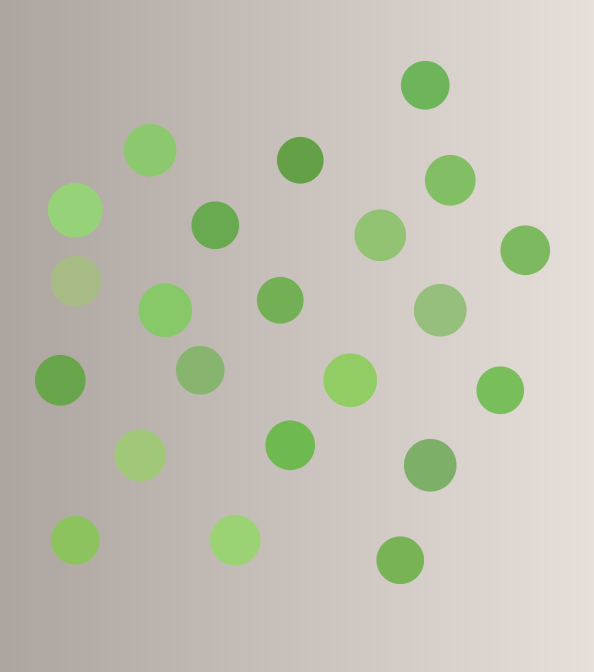
//> input picture lessons/opencv/素材/synth_balls.png, 1187 x 1343 px (shown at 1/2 size)
$ ./2.2-threshold   (built with g++ and OpenCV 4)
//> lines starting //> are read from the running program, lines starting //| are printed output that depends on the picture; after the words box and inside, x2 and y2 are one past the last pixel; in counts of white or black regions, pixels touching at a corner belong together
#include <iostream>
#include <string>

#include <opencv2/core.hpp>
#include <opencv2/imgproc.hpp>
#include <opencv2/imgcodecs.hpp>

namespace {

void add_cell(cv::Mat& panel, const cv::Mat& image, int index,
              const std::string& label, int columns, int cell_width,
              int cell_height) {
    const int label_height = 28;
    const int col = index % columns;
    const int row = index / columns;
    const int x = col * cell_width;
    const int y = row * (cell_height + label_height);
    cv::Mat color;
    if (image.channels() == 1) {
        cv::cvtColor(image, color, cv::COLOR_GRAY2BGR);
    } else {
        color = image;
    }
    cv::Mat resized;
    cv::resize(color, resized, cv::Size(cell_width, cell_height), 0, 0,
               cv::INTER_AREA);
    resized.copyTo(panel(cv::Rect(x, y + label_height, cell_width,
                                  cell_height)));
    cv::rectangle(panel, cv::Rect(x, y, cell_width, label_height),
                  cv::Scalar(245, 245, 245), cv::FILLED);
    cv::putText(panel, label, cv::Point(x + 8, y + 20),
                cv::FONT_HERSHEY_SIMPLEX, 0.55, cv::Scalar(30, 30, 30), 1,
                cv::LINE_AA);
}

}  // namespace

int main() {
    const std::string path = "../素材/synth_balls.png";
    cv::Mat image = cv::imread(path, cv::IMREAD_COLOR);
//> image is the input picture: 1343 rows x 1187 cols, CV_8UC3; mean B, G, R 178.9, 193.8, 193.9
    if (image.empty()) {
        std::cout << "无法读取：" << path << '\n';
        return 1;
    }

    cv::Mat gray;
    cv::cvtColor(image, gray, cv::COLOR_BGR2GRAY);

    const char* names[] = {"BINARY", "BINARY_INV", "TRUNC", "TOZERO",
                           "TOZERO_INV"};
    const int types[] = {cv::THRESH_BINARY, cv::THRESH_BINARY_INV,
                         cv::THRESH_TRUNC, cv::THRESH_TOZERO,
                         cv::THRESH_TOZERO_INV};
    cv::Mat masks[5];
    for (int i = 0; i < 5; ++i) {
        cv::threshold(gray, masks[i], 190, 255, types[i]);
        std::cout << names[i] << " nonzero=" << cv::countNonZero(masks[i])
                  << '\n';
    }
//> this loop made 5 passes
//| BINARY nonzero=827022
//| BINARY_INV nonzero=767119
//| TRUNC nonzero=1594141
//| TOZERO nonzero=827022
//| TOZERO_INV nonzero=767119

    cv::Mat otsu_mask;
    const double otsu = cv::threshold(gray, otsu_mask, 0, 255,
                                      cv::THRESH_BINARY | cv::THRESH_OTSU);
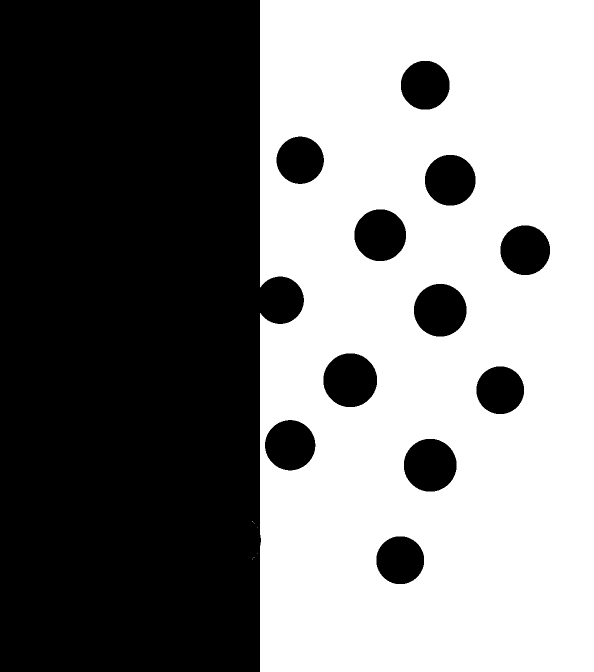
//> otsu_mask: 1343 rows x 1187 cols, CV_8UC1 (shown at 1/2 size); 50.3% white; 12 black regions, largest, box (x1, y1, x2, y2) and area: (0, 0, 608, 1343) 705158, (647, 707, 754, 814) 9070, (808, 878, 913, 983) 8747
//> otsu = 191
    std::cout << "otsu threshold=" << cv::format("%.1f", otsu)
              << " nonzero=" << cv::countNonZero(otsu_mask) << '\n';
//| otsu threshold=191.0 nonzero=801525

    cv::Mat hsv;
    cv::cvtColor(image, hsv, cv::COLOR_BGR2HSV);
//> hsv: 1343 rows x 1187 cols, CV_8UC3; mean H, S, V 17.9, 27.8, 200.1
    cv::Mat green_mask;
    cv::inRange(hsv, cv::Scalar(35, 43, 46), cv::Scalar(85, 255, 255),
                green_mask);
//> green_mask: 1343 rows x 1187 cols, CV_8UC1; 11% white; 22 white regions, largest, box (x1, y1, x2, y2) and area: (96, 366, 205, 475) 9441, (277, 567, 384, 674) 9081, (647, 707, 754, 814) 9081
    std::cout << "green inRange nonzero=" << cv::countNonZero(green_mask)
              << '\n';
//| green inRange nonzero=176149

    cv::Mat uneven(gray.size(), CV_8UC1);
    for (int y = 0; y < gray.rows; ++y) {
        for (int x = 0; x < gray.cols; ++x) {
            const double scale = 0.35 + 0.65 * x / (gray.cols - 1);
            uneven.at<uchar>(y, x) = cv::saturate_cast<uchar>(
                gray.at<uchar>(y, x) * scale);
        }
    }
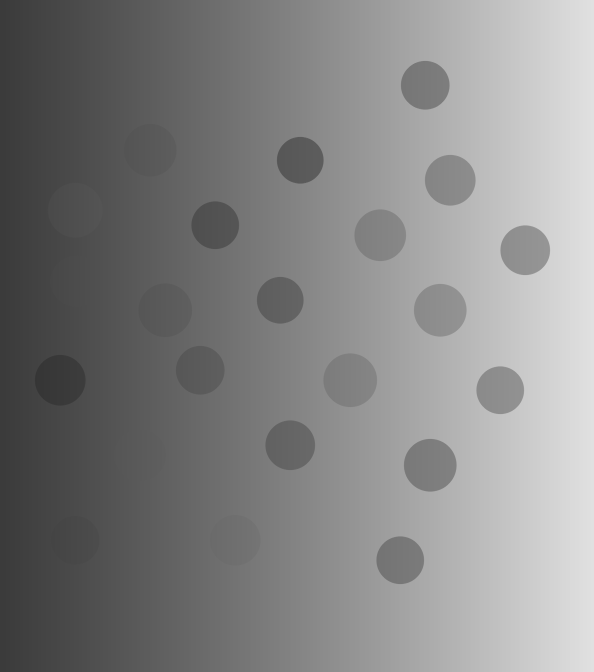
//> uneven: 1343 rows x 1187 cols, CV_8UC1 (shown at 1/2 size); min 53, max 225, mean 132.4

    cv::Mat uneven_fixed;
    cv::threshold(uneven, uneven_fixed, 128, 255, cv::THRESH_BINARY);
//> uneven_fixed: 1343 rows x 1187 cols, CV_8UC1; 49.3% white; 1 white region, box (x1, y1, x2, y2) and area: (570, 0, 1187, 1343) 786336
    std::cout << "uneven fixed nonzero=" << cv::countNonZero(uneven_fixed)
              << '\n';
//| uneven fixed nonzero=786336

    cv::Mat adaptive_mask;
    cv::adaptiveThreshold(uneven, adaptive_mask, 255,
                          cv::ADAPTIVE_THRESH_MEAN_C,
                          cv::THRESH_BINARY_INV, 151, 10);
//> adaptive_mask: 1343 rows x 1187 cols, CV_8UC1; 6.9% white; 20 white regions (4 under 20 px), largest, box (x1, y1, x2, y2) and area: (647, 707, 754, 814) 8833, (808, 878, 913, 983) 8705, (828, 568, 933, 673) 8683
    std::cout << "adaptive block=151 C=10 nonzero="
              << cv::countNonZero(adaptive_mask) << '\n';
//| adaptive block=151 C=10 nonzero=109697

    cv::Mat panel(3 * (340 + 28), 4 * 300, CV_8UC3,
                  cv::Scalar(255, 255, 255));
    add_cell(panel, gray, 0, "gray", 4, 300, 340);
//> in add_cell, `cv::rectangle(panel, cv::Rect(x, y, cell_width, label_height), cv::Sca..`: panel: 1104 rows x 1200 cols, CV_8UC3; min 132, max 255, mean 250.1
//> in add_cell, `cv::putText(panel, label, cv::Point(x + 8, y + 20), cv::FONT_HERSHEY_S..`: panel: 1104 rows x 1200 cols, CV_8UC3; min 35, max 255, mean 250.1
    add_cell(panel, masks[0], 1, "BINARY 190", 4, 300, 340);
//> in add_cell (call 2), `cv::cvtColor(image, color, cv::COLOR_GRAY2BGR);`: color: 1343 rows x 1187 cols, CV_8UC3; 51.9% white; 13 black regions, largest, box (x1, y1, x2, y2) and area: (0, 0, 522, 1343) 672746, (647, 707, 754, 814) 9050, (808, 878, 913, 983) 8744
//> in add_cell (call 2), `resized.copyTo(panel(cv::Rect(x, y + label_height, cell_width, cell_he..`: panel: 1104 rows x 1200 cols, CV_8UC3; min 0, max 255, mean 240.6
//> in add_cell (call 2), `cv::rectangle(panel, cv::Rect(x, y, cell_width, label_height), cv::Sca..`: panel: 1104 rows x 1200 cols, CV_8UC3; min 0, max 255, mean 240.5
//> in add_cell (call 2), `cv::putText(panel, label, cv::Point(x + 8, y + 20), cv::FONT_HERSHEY_S..`: panel: 1104 rows x 1200 cols, CV_8UC3; min 0, max 255, mean 240.5
    add_cell(panel, masks[1], 2, "BINARY_INV 190", 4, 300, 340);
//> in add_cell (call 3), `cv::rectangle(panel, cv::Rect(x, y, cell_width, label_height), cv::Sca..`: panel: 1104 rows x 1200 cols, CV_8UC3; min 0, max 255, mean 230.2
    add_cell(panel, masks[2], 3, "TRUNC 190", 4, 300, 340);
//> in add_cell (call 4), `resized.copyTo(panel(cv::Rect(x, y + label_height, cell_width, cell_he..`: panel: 1104 rows x 1200 cols, CV_8UC3; min 0, max 255, mean 224.6
//> in add_cell (call 4), `cv::rectangle(panel, cv::Rect(x, y, cell_width, label_height), cv::Sca..`: panel: 1104 rows x 1200 cols, CV_8UC3; min 0, max 255, mean 224.5
//> in add_cell (call 4), `cv::putText(panel, label, cv::Point(x + 8, y + 20), cv::FONT_HERSHEY_S..`: panel: 1104 rows x 1200 cols, CV_8UC3; min 0, max 255, mean 224.5
    add_cell(panel, masks[3], 4, "TOZERO 190", 4, 300, 340);
//> in add_cell (call 5), `cv::cvtColor(image, color, cv::COLOR_GRAY2BGR);`:
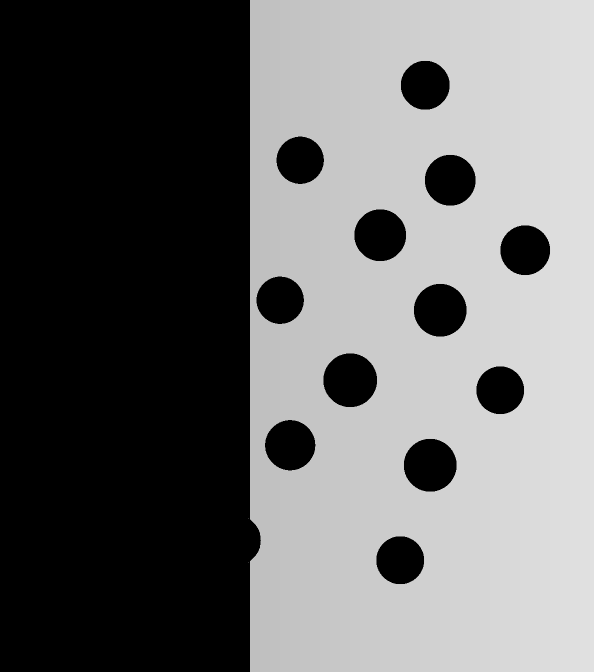
//> color: 1343 rows x 1187 cols, CV_8UC3 (shown at 1/2 size); min 0, max 225, mean 107.9
//> in add_cell (call 5), `resized.copyTo(panel(cv::Rect(x, y + label_height, cell_width, cell_he..`:
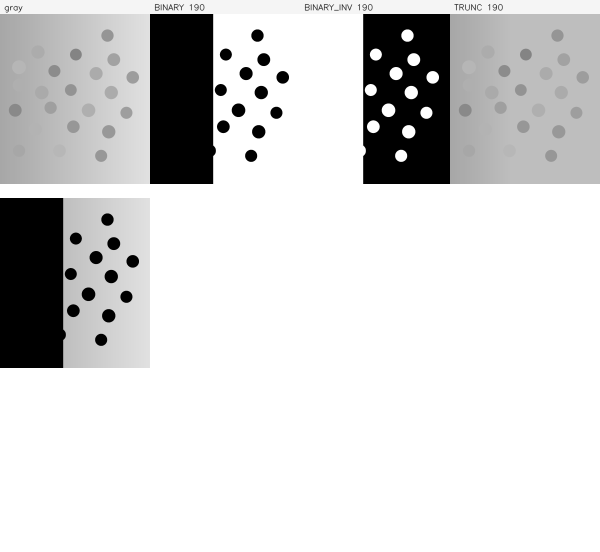
//> panel: 1104 rows x 1200 cols, CV_8UC3 (shown at 1/2 size); min 0, max 255, mean 213.1
//> in add_cell (call 5), `cv::rectangle(panel, cv::Rect(x, y, cell_width, label_height), cv::Sca..`: panel: 1104 rows x 1200 cols, CV_8UC3; 0.63% of pixels changed, all inside (x1, y1, x2, y2) = (0, 368, 300, 396)
//> in add_cell (call 5), `cv::putText(panel, label, cv::Point(x + 8, y + 20), cv::FONT_HERSHEY_S..`: panel: 1104 rows x 1200 cols, CV_8UC3; min 0, max 255, mean 213
    add_cell(panel, masks[4], 5, "TOZERO_INV 190", 4, 300, 340);
//> in add_cell (call 6), `cv::cvtColor(image, color, cv::COLOR_GRAY2BGR);`:
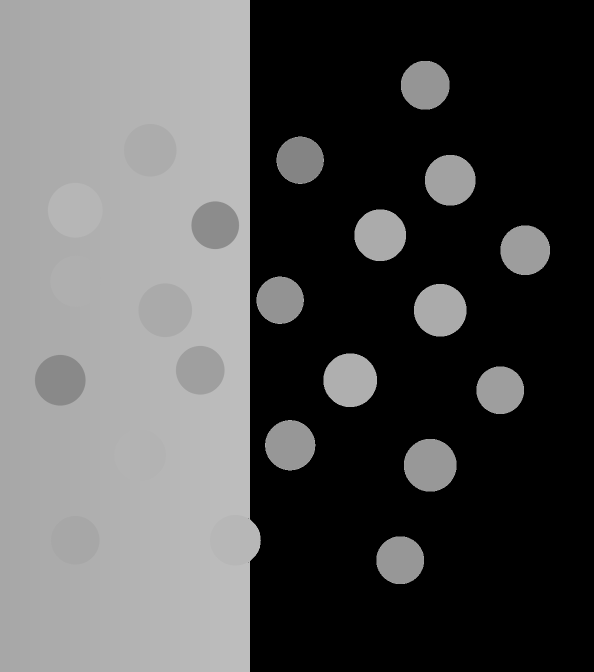
//> color: 1343 rows x 1187 cols, CV_8UC3 (shown at 1/2 size); min 0, max 190, mean 83.9
//> in add_cell (call 6), `cv::rectangle(panel, cv::Rect(x, y, cell_width, label_height), cv::Sca..`: panel: 1104 rows x 1200 cols, CV_8UC3; min 0, max 255, mean 199.8
    add_cell(panel, otsu_mask, 6, "Otsu", 4, 300, 340);
//> in add_cell (call 7), `cv::rectangle(panel, cv::Rect(x, y, cell_width, label_height), cv::Sca..`: panel: 1104 rows x 1200 cols, CV_8UC3; min 0, max 255, mean 189.9
//> in add_cell (call 7), `cv::putText(panel, label, cv::Point(x + 8, y + 20), cv::FONT_HERSHEY_S..`: panel: 1104 rows x 1200 cols, CV_8UC3; min 0, max 255, mean 189.9
    add_cell(panel, green_mask, 7, "HSV green", 4, 300, 340);
//> in add_cell (call 8), `cv::resize(color, resized, cv::Size(cell_width, cell_height), 0, 0, cv..`:
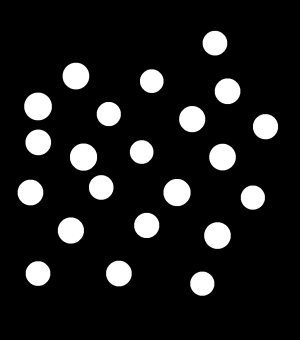
//> resized: 340 rows x 300 cols, CV_8UC3; min 0, max 255, mean 28.2
//> in add_cell (call 8), `resized.copyTo(panel(cv::Rect(x, y + label_height, cell_width, cell_he..`:
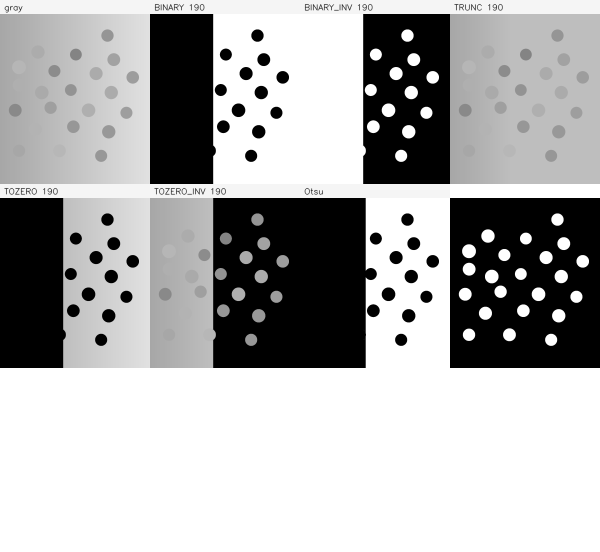
//> panel: 1104 rows x 1200 cols, CV_8UC3 (shown at 1/2 size); min 0, max 255, mean 172.4
//> in add_cell (call 8), `cv::rectangle(panel, cv::Rect(x, y, cell_width, label_height), cv::Sca..`: panel: 1104 rows x 1200 cols, CV_8UC3; 0.63% of pixels changed, all inside (x1, y1, x2, y2) = (900, 368, 1200, 396)
//> in add_cell (call 8), `cv::putText(panel, label, cv::Point(x + 8, y + 20), cv::FONT_HERSHEY_S..`: panel: 1104 rows x 1200 cols, CV_8UC3; min 0, max 255, mean 172.3
    add_cell(panel, uneven, 8, "uneven input", 4, 300, 340);
    add_cell(panel, uneven_fixed, 9, "uneven fixed 128", 4, 300, 340);
    add_cell(panel, adaptive_mask, 10, "uneven adaptive", 4, 300, 340);
    add_cell(panel, gray, 11, "gray (reference)", 4, 300, 340);

    const bool saved = cv::imwrite("out_threshold.png", panel);
    std::cout << "saved out_threshold.png: " << (saved ? "yes" : "no")
              << '\n';
//| saved out_threshold.png: yes
    return 0;
}
